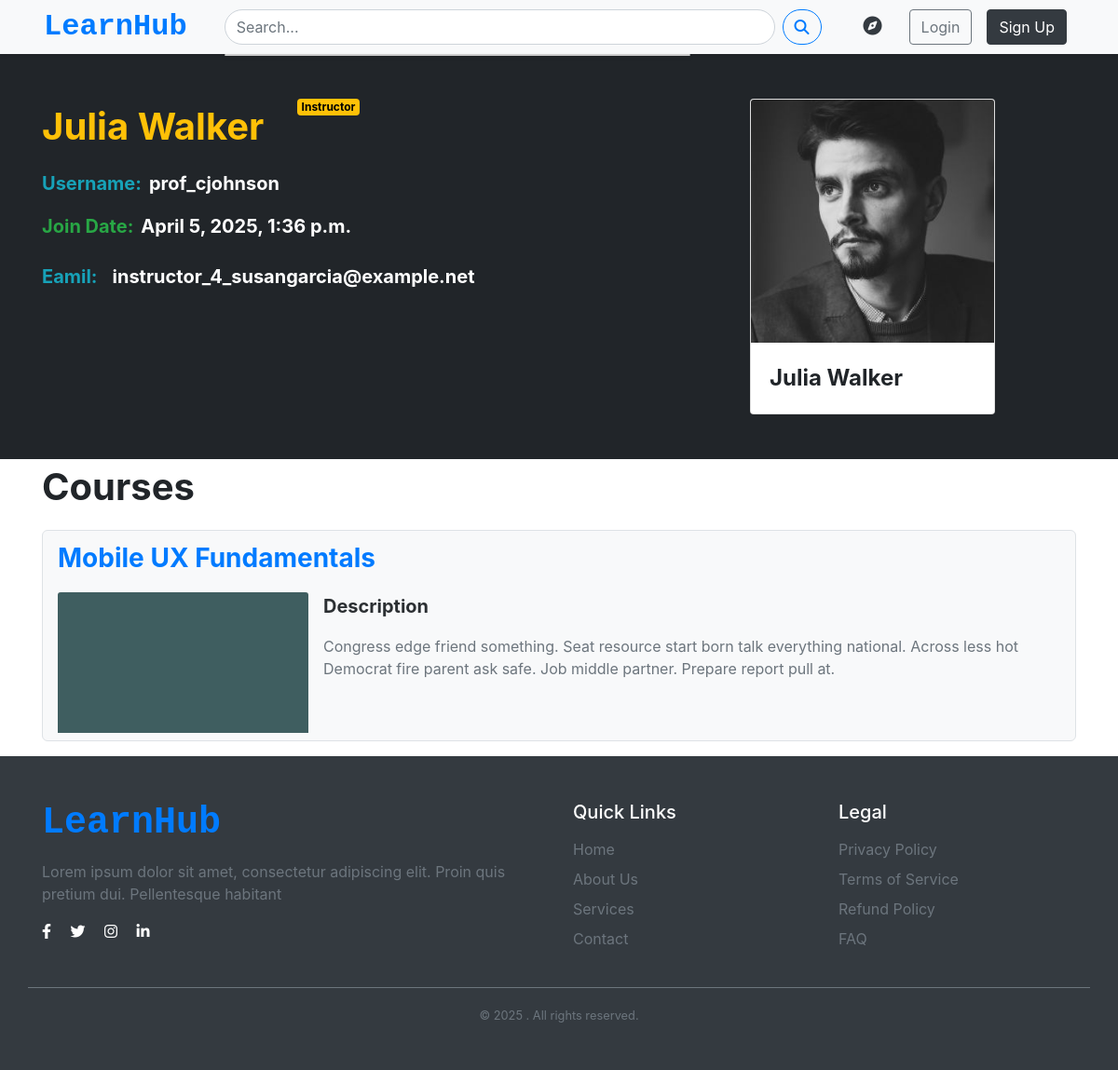
The app's page /users/instructor/20/ with its own data.
### users/models.py (models this page shows, shortened)
class CustomUser(AbstractUser):
    avatar = models.ImageField(upload_to='avatars/',default='blank_profile.png',blank=True)
    bio = models.TextField(blank=True)
    email = models.EmailField(unique=True)
    username = models.CharField(max_length=30,unique=False,blank=False)
    is_instructor = models.BooleanField(default=False)
    profile_public = models.BooleanField(default=False)
    USERNAME_FIELD = 'email'
    REQUIRED_FIELDS = ['username']
    objects = CustomUserManager()
    facebook_url = models.URLField(blank=True, null=True)
    twitter_url = models.URLField(blank=True, null=True)
    instagram_url = models.URLField(blank=True, null=True)
    linkedin_url = models.URLField(blank=True, null=True)

### courses/models.py (models this page shows, shortened)
class Course(models.Model):
    title = models.CharField(max_length=200)
    description = models.TextField()
    category = models.ForeignKey(
        CourseCategory,
        on_delete=models.SET_NULL,
        null=True
    )
    tags = models.ManyToManyField(Tag, blank=True)
    instructor = models.ForeignKey(
        settings.AUTH_USER_MODEL,
        on_delete=models.CASCADE,
        related_name='taught_courses'
    )
    applications_covered = models.TextField(
        blank=True,
        help_text="what app and tools will use,like Figma, Photoshop."
    )
    LEVEL_CHOICES = [
        ('BG', 'Beginner'),
        ('IM', 'Intermediate'),
        ('AD', 'Advanced'),
    ]
    price = models.DecimalField(max_digits=10, decimal_places=2)
    created_at = models.DateTimeField(auto_now_add=True)
    updated_at = models.DateTimeField(auto_now=True)
    is_published = models.BooleanField(default=False)
    level = models.CharField(max_length=2, choices=LEVEL_CHOICES, default='BG')
    thumbnail = models.ImageField(upload_to='course_thumbnails/')
    average_rating = models.FloatField(default=0.0)
    rating_count = models.PositiveIntegerField(default=0)

### users/views.py (the view)
# urls.py: path('instructor/<int:instructor_id>/', views.instructor_detail, name='instructor_detail'),
def instructor_detail(request, instructor_id):
    instructor = CustomUser.objects.filter(is_instructor=True, id=instructor_id)
    courses = Course.objects.filter(instructor=instructor_id)
    context = {
        "instructor": instructor,
        "courses": courses,
    }
    return render(request, 'instructor_detail.html', context)

### templates/instructor_detail.html (shortened to what this page needs)
{% extends "base.html" %}
{% block content %}
{% for item in instructor %}
<div class="text-bg-dark">
    <div class="container pb-5">
        <div class="row">
            <div class="col-8 mt-4 pt-4">
                <div class="d-flex">
                    <div class="position-relative w-75">
                        <p class="fs-1 fw-bold text-warning ">{{ item.first_name }} {{ item.last_name }}</p>
                        <span class="badge text-bg-warning position-absolute top-0 start-50">Instructor</span>
                        <div class="d-flex mb-2">
                            <div class="me-2 fs-5 text-info fw-bold">Username: </div>
                            <div class="fs-5 fw-bold">{{ item.username }}</div>
                        </div>
                    </div>
                </div>
                <div class="d-flex my-2">
                    <p class="me-2 fw-bold text-success fs-5">Join Date: </p>
                    <p class="fs-5 fw-bold">{{ item.date_joined }}</p>
                </div>
                <div class="d-flex my-2">
                    <div class="me-2 text-info fw-bold fs-5">Eamil: </div>
                    <div class="ms-2 fs-5 fw-bold">{{ item.email }}</div>
                </div>
            </div>
            <div class="col mt-4 pt-4">
                <div class="card w-75">
                    <img src="{{ item.avatar.url }}" class="card-img-top" alt="...">
                    <div class="card-body">
                        <p class="card-text fs-4 fw-bold">{{ item.first_name }} {{ item.last_name }}</p>
                    </div>
                </div>
            </div>
        </div>
    </div>
</div>
{% endfor %}
<div class="bg-white">
    <div class="container bg-white">
        <p class="fs-1 fw-bold">Courses</p>
        {% for item in courses %}
        <div class="border rounded-2 my-3 py-2 px-3 bg-light" onclick="window.location.href='{% url 'course_detail' item.id %}';" style="cursor: pointer;">
            <div class="d-flex">
                <p class="fs-3 text-primary fw-bold">{{ item.title }}</p>
            </div>
            <div class="d-flex">
                <img src="{{ item.thumbnail.url }}" class="card-img-top w-25" alt="...">
                <div class="d-flex ms-3 flex-column">
                    <p class="fs-5 text-secondary-emphasis fw-bold">Description</p>
                    <p class="fs-6 text-secondary">{{ item.description }}</p>
                </div>
            </div>
        </div>
        {% endfor %}
    </div>
</div>
{% endblock %}

### static/css/style.css (style rules this page uses)
body { box-sizing: border-box; margin: 0; padding: 0; }

### static/css/course_list.css (style rules this page uses)
.badge { font-size: 0.65rem; font-weight: 600; padding: 3px 6px; }

### records on screen
CustomUser: first_name "Julia", last_name "Walker", username "prof_cjohnson", date_joined "April 5, 2025, 1:36 p.m.", email "instructor_4_susangarcia@example.net", avatar (picture)
Course: title "Mobile UX Fundamentals", thumbnail (picture), description "Congress edge friend something. Seat resource start born talk everything national. Across less hot Democrat fire parent ask safe. Job middle partner. Prepare report pull at."
